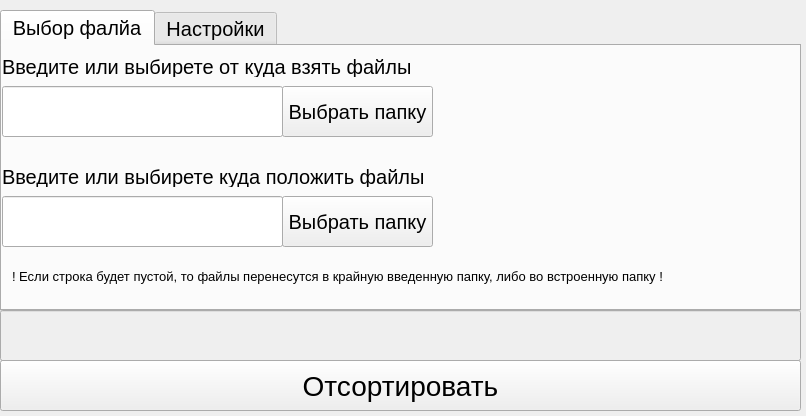
<?xml version="1.0" encoding="UTF-8"?>
<ui version="4.0">
 <class>SortMan</class>
 <widget class="QWidget" name="SortMan">
  <property name="geometry">
   <rect>
    <x>0</x>
    <y>0</y>
    <width>806</width>
    <height>416</height>
   </rect>
  </property>
  <property name="sizePolicy">
   <sizepolicy hsizetype="Fixed" vsizetype="Fixed">
    <horstretch>0</horstretch>
    <verstretch>0</verstretch>
   </sizepolicy>
  </property>
  <property name="minimumSize">
   <size>
    <width>403</width>
    <height>208</height>
   </size>
  </property>
  <property name="maximumSize">
   <size>
    <width>806</width>
    <height>416</height>
   </size>
  </property>
  <property name="windowTitle">
   <string>Сортировщик</string>
  </property>
  <property name="windowIcon">
   <iconset>
    <normaloff>../SystemIcon/Preview.png</normaloff>../SystemIcon/Preview.png</iconset>
  </property>
  <widget class="QTabWidget" name="tabWidget">
   <property name="geometry">
    <rect>
     <x>0</x>
     <y>10</y>
     <width>801</width>
     <height>301</height>
    </rect>
   </property>
   <property name="font">
    <font>
     <pointsize>15</pointsize>
    </font>
   </property>
   <property name="currentIndex">
    <number>0</number>
   </property>
   <widget class="QWidget" name="PickFile">
    <attribute name="title">
     <string>Выбор фалйа</string>
    </attribute>
    <widget class="QLineEdit" name="SelectFileLineEdit">
     <property name="geometry">
      <rect>
       <x>0</x>
       <y>40</y>
       <width>281</width>
       <height>51</height>
      </rect>
     </property>
    </widget>
    <widget class="QLabel" name="InputRoadLabel">
     <property name="geometry">
      <rect>
       <x>0</x>
       <y>10</y>
       <width>431</width>
       <height>21</height>
      </rect>
     </property>
     <property name="font">
      <font>
       <pointsize>15</pointsize>
      </font>
     </property>
     <property name="text">
      <string>Введите или выбирете от куда взять файлы</string>
     </property>
    </widget>
    <widget class="QPushButton" name="SelectFileButton">
     <property name="geometry">
      <rect>
       <x>280</x>
       <y>40</y>
       <width>151</width>
       <height>51</height>
      </rect>
     </property>
     <property name="font">
      <font>
       <pointsize>15</pointsize>
      </font>
     </property>
     <property name="text">
      <string>Выбрать папку</string>
     </property>
    </widget>
    <widget class="QPushButton" name="SelectPath">
     <property name="enabled">
      <bool>true</bool>
     </property>
     <property name="geometry">
      <rect>
       <x>280</x>
       <y>150</y>
       <width>151</width>
       <height>51</height>
      </rect>
     </property>
     <property name="font">
      <font>
       <pointsize>15</pointsize>
      </font>
     </property>
     <property name="text">
      <string>Выбрать папку</string>
     </property>
    </widget>
    <widget class="QLineEdit" name="SelectFileLineEdit_2">
     <property name="geometry">
      <rect>
       <x>0</x>
       <y>150</y>
       <width>281</width>
       <height>51</height>
      </rect>
     </property>
    </widget>
    <widget class="QLabel" name="InputRoadLabel_2">
     <property name="geometry">
      <rect>
       <x>0</x>
       <y>120</y>
       <width>481</width>
       <height>21</height>
      </rect>
     </property>
     <property name="font">
      <font>
       <pointsize>15</pointsize>
      </font>
     </property>
     <property name="text">
      <string>Введите или выбирете куда положить файлы</string>
     </property>
    </widget>
    <widget class="QLabel" name="InputRoadLabel_3">
     <property name="geometry">
      <rect>
       <x>10</x>
       <y>220</y>
       <width>801</width>
       <height>21</height>
      </rect>
     </property>
     <property name="font">
      <font>
       <pointsize>10</pointsize>
      </font>
     </property>
     <property name="text">
      <string>! Если строка будет пустой, то файлы перенесутся в крайную введенную папку, либо во встроенную папку !</string>
     </property>
    </widget>
   </widget>
   <widget class="QWidget" name="TypeSelect">
    <attribute name="title">
     <string>Настройки</string>
    </attribute>
    <widget class="QPushButton" name="AllOrSelectButton">
     <property name="geometry">
      <rect>
       <x>0</x>
       <y>0</y>
       <width>391</width>
       <height>51</height>
      </rect>
     </property>
     <property name="font">
      <font>
       <pointsize>15</pointsize>
       <weight>75</weight>
       <bold>true</bold>
      </font>
     </property>
     <property name="text">
      <string>̲В̲с̲е̲ ̲&quot;̲.̲&quot;/ Выбрать форматы</string>
     </property>
    </widget>
    <widget class="QFrame" name="WhatDoingFFF">
     <property name="geometry">
      <rect>
       <x>450</x>
       <y>20</y>
       <width>331</width>
       <height>221</height>
      </rect>
     </property>
     <property name="frameShape">
      <enum>QFrame::StyledPanel</enum>
     </property>
     <property name="frameShadow">
      <enum>QFrame::Raised</enum>
     </property>
     <widget class="QCheckBox" name="RemakeFileBox">
      <property name="geometry">
       <rect>
        <x>10</x>
        <y>70</y>
        <width>211</width>
        <height>31</height>
       </rect>
      </property>
      <property name="font">
       <font>
        <pointsize>15</pointsize>
       </font>
      </property>
      <property name="text">
       <string>Перенести файлы</string>
      </property>
      <attribute name="buttonGroup">
       <string notr="true">CopyOrRemakeGroupRB</string>
      </attribute>
     </widget>
     <widget class="QCheckBox" name="CopyFileBox">
      <property name="geometry">
       <rect>
        <x>10</x>
        <y>10</y>
        <width>251</width>
        <height>41</height>
       </rect>
      </property>
      <property name="font">
       <font>
        <pointsize>15</pointsize>
       </font>
      </property>
      <property name="text">
       <string>Скопировать файлы</string>
      </property>
      <property name="checked">
       <bool>true</bool>
      </property>
      <attribute name="buttonGroup">
       <string notr="true">CopyOrRemakeGroupRB</string>
      </attribute>
     </widget>
    </widget>
    <widget class="QPushButton" name="SelectFormatButton">
     <property name="enabled">
      <bool>false</bool>
     </property>
     <property name="geometry">
      <rect>
       <x>20</x>
       <y>100</y>
       <width>171</width>
       <height>51</height>
      </rect>
     </property>
     <property name="font">
      <font>
       <pointsize>15</pointsize>
      </font>
     </property>
     <property name="text">
      <string>Выбрать</string>
     </property>
    </widget>
    <widget class="QLabel" name="label">
     <property name="geometry">
      <rect>
       <x>20</x>
       <y>60</y>
       <width>181</width>
       <height>31</height>
      </rect>
     </property>
     <property name="font">
      <font>
       <pointsize>15</pointsize>
      </font>
     </property>
     <property name="text">
      <string>Выбрать форматы</string>
     </property>
    </widget>
    <widget class="QComboBox" name="TypeSort">
     <property name="geometry">
      <rect>
       <x>20</x>
       <y>200</y>
       <width>231</width>
       <height>41</height>
      </rect>
     </property>
     <property name="font">
      <font>
       <pointsize>15</pointsize>
      </font>
     </property>
     <item>
      <property name="text">
       <string>Год/Месяц/День/Час</string>
      </property>
     </item>
     <item>
      <property name="text">
       <string>Год/Месяц/День</string>
      </property>
     </item>
     <item>
      <property name="text">
       <string>Год/Месяц</string>
      </property>
     </item>
     <item>
      <property name="text">
       <string>Год</string>
      </property>
     </item>
    </widget>
    <widget class="QLabel" name="PickTypeSortLabel">
     <property name="geometry">
      <rect>
       <x>20</x>
       <y>170</y>
       <width>291</width>
       <height>21</height>
      </rect>
     </property>
     <property name="font">
      <font>
       <pointsize>15</pointsize>
      </font>
     </property>
     <property name="text">
      <string>Выберите режим сортировки</string>
     </property>
    </widget>
   </widget>
  </widget>
  <widget class="QPushButton" name="StartButton">
   <property name="geometry">
    <rect>
     <x>0</x>
     <y>360</y>
     <width>801</width>
     <height>51</height>
    </rect>
   </property>
   <property name="font">
    <font>
     <pointsize>21</pointsize>
    </font>
   </property>
   <property name="text">
    <string>Отсортировать</string>
   </property>
  </widget>
  <widget class="QLineEdit" name="ResultLineEdit">
   <property name="enabled">
    <bool>false</bool>
   </property>
   <property name="geometry">
    <rect>
     <x>0</x>
     <y>310</y>
     <width>801</width>
     <height>51</height>
    </rect>
   </property>
   <property name="font">
    <font>
     <pointsize>15</pointsize>
     <weight>75</weight>
     <bold>true</bold>
    </font>
   </property>
  </widget>
 </widget>
 <resources/>
 <connections/>
 <buttongroups>
  <buttongroup name="CopyOrRemakeGroupRB"/>
 </buttongroups>
</ui>
